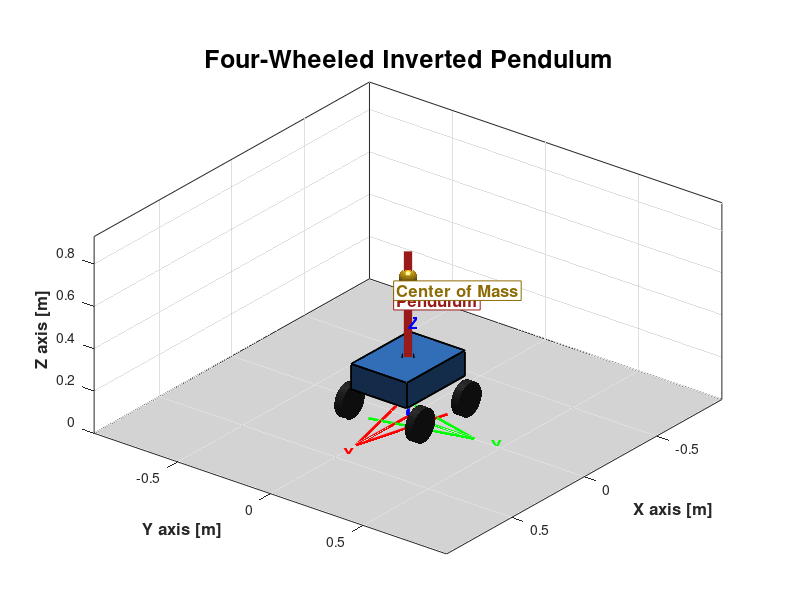

This figure's MATLAB source:
%% Four-Wheeled Inverted Pendulum - Physical Model Visualization
% Step 1 of robotics portfolio project: PHYSICAL MODEL + 3D VISUALIZATION ONLY.
% No dynamics, equations of motion, or control are implemented in this file.
%
% Revision: presentation/readability pass (figure sizing, label placement,
% camera angle, font sizing). Physical model and parameters are unchanged.

clear; close all; clc;

%% ------------------------------------------------------------------
%  PORTABLE PROJECT PATHS (works from any clone location, any machine)
%  ------------------------------------------------------------------
scriptDir  = fileparts(mfilename('fullpath'));
projectDir = fileparts(scriptDir);
figuresDir = fullfile(projectDir, 'results', 'figures');
if ~exist(figuresDir, 'dir'), mkdir(figuresDir); end

%% ------------------------------------------------------------------
%  PHYSICAL PARAMETERS (illustrative values, in meters / kilograms)
%  ------------------------------------------------------------------
% Chassis (cart) dimensions
cartLength   = 0.40;   % length of chassis along X axis [m]
cartWidth    = 0.30;   % width of chassis along Y axis [m]
cartHeight   = 0.12;   % height of chassis along Z axis [m]

% Wheel dimensions
wheelRadius  = 0.08;   % wheel radius [m]
wheelWidth   = 0.04;   % wheel thickness along Y axis [m]

% Wheel placement (distance between wheel centers)
wheelBaseX   = 0.32;   % distance between front and rear axles [m]
trackWidthY  = cartWidth + wheelWidth + 0.04; % distance between left/right wheel centers [m]

% Pendulum parameters
pendulumLength   = 0.50;   % length of pendulum rod [m]
pendulumMass     = 0.50;   % lumped mass represented by CoM marker [kg]
pendulumCoMFrac  = 0.75;   % fraction of pendulum length where CoM is located

% Derived heights
wheelCenterZ   = wheelRadius;                 % wheel axle height above ground
chassisBottomZ = 2 * wheelRadius;             % chassis sits on top of wheels
chassisTopZ    = chassisBottomZ + cartHeight; % top surface of chassis
pendulumBaseZ  = chassisTopZ;                 % pendulum pivot location
pendulumTopZ   = pendulumBaseZ + pendulumLength;
pendulumCoMZ   = pendulumBaseZ + pendulumCoMFrac * pendulumLength;

fprintf('Four-Wheeled Inverted Pendulum - Physical Parameters\n');
fprintf('-----------------------------------------------------\n');
fprintf('Cart Length x Width x Height : %.2f x %.2f x %.2f m\n', cartLength, cartWidth, cartHeight);
fprintf('Wheel Radius / Width         : %.2f / %.2f m\n', wheelRadius, wheelWidth);
fprintf('Wheelbase (X) / Track (Y)    : %.2f / %.2f m\n', wheelBaseX, trackWidthY);
fprintf('Pendulum Length              : %.2f m\n', pendulumLength);
fprintf('Pendulum Mass                : %.2f kg\n', pendulumMass);
fprintf('Pendulum CoM height above pivot : %.2f m\n', pendulumCoMFrac*pendulumLength);

%% ------------------------------------------------------------------
%  FIGURE SETUP
%  Larger canvas + reserved top margin so the title is never clipped.
%  ------------------------------------------------------------------
fig = figure('Color', 'w', 'Position', [80 60 1100 900]);
ax = axes(fig, 'Position', [0.09 0.08 0.84 0.78]); % leave headroom above for title
hold(ax, 'on');
grid(ax, 'on');
axis(ax, 'equal');
camlight('headlight');
lighting gouraud;

%% ------------------------------------------------------------------
%  GROUND PLANE
%  ------------------------------------------------------------------
groundSize = 1.3; % half-extent of the ground plane in meters
[gx, gy] = meshgrid(linspace(-groundSize, groundSize, 2), linspace(-groundSize, groundSize, 2));
gz = zeros(size(gx));
surf(ax, gx, gy, gz, 'FaceColor', [0.85 0.85 0.85], 'EdgeColor', 'none', 'FaceAlpha', 0.9);

%% ------------------------------------------------------------------
%  WHEELS (four cylinders, axis aligned with Y)
%  ------------------------------------------------------------------
wheelPositionsX = [ wheelBaseX/2,  wheelBaseX/2, -wheelBaseX/2, -wheelBaseX/2];
wheelPositionsY = [ trackWidthY/2, -trackWidthY/2, trackWidthY/2, -trackWidthY/2];
wheelNames = {'Front-Left Wheel','Front-Right Wheel','Rear-Left Wheel','Rear-Right Wheel'};

% Unit cylinder template (radius 1, height 1), axis along local Z
[cx, cy, cz] = cylinder(1, 30);

for i = 1:4
    % Scale to actual wheel radius and width
    wx = cx * wheelRadius;
    wy = cy * wheelRadius;
    wz = (cz - 0.5) * wheelWidth; % center the wheel width on its axis

    % Rotate cylinder so its axis points along Y instead of Z
    Xw = wx + wheelPositionsX(i);
    Yw = wz + wheelPositionsY(i);
    Zw = wy + wheelCenterZ;

    surf(ax, Xw, Yw, Zw, 'FaceColor', [0.15 0.15 0.15], 'EdgeColor', 'none');

    % Cap the two flat sides of each wheel
    thetaCap = linspace(0, 2*pi, 30);
    capX = wheelRadius * cos(thetaCap) + wheelPositionsX(i);
    capZ = wheelRadius * sin(thetaCap) + wheelCenterZ;
    patch(ax, capX, repmat(wheelPositionsY(i) - wheelWidth/2, size(capX)), capZ, [0.15 0.15 0.15], 'EdgeColor', 'none');
    patch(ax, capX, repmat(wheelPositionsY(i) + wheelWidth/2, size(capX)), capZ, [0.15 0.15 0.15], 'EdgeColor', 'none');
end

%% ------------------------------------------------------------------
%  CHASSIS (rectangular box using patch)
%  Slight transparency so all four wheels stay visible beneath it.
%  ------------------------------------------------------------------
cx0 = cartLength/2; cy0 = cartWidth/2;
chassisVertices = [
    -cx0 -cy0 chassisBottomZ;
     cx0 -cy0 chassisBottomZ;
     cx0  cy0 chassisBottomZ;
    -cx0  cy0 chassisBottomZ;
    -cx0 -cy0 chassisTopZ;
     cx0 -cy0 chassisTopZ;
     cx0  cy0 chassisTopZ;
    -cx0  cy0 chassisTopZ ];

chassisFaces = [
    1 2 3 4;
    5 6 7 8;
    1 2 6 5;
    2 3 7 6;
    3 4 8 7;
    4 1 5 8 ];

patch(ax, 'Vertices', chassisVertices, 'Faces', chassisFaces, ...
    'FaceColor', [0.2 0.45 0.75], 'FaceAlpha', 0.85, 'EdgeColor', 'k', 'LineWidth', 1.2);

%% ------------------------------------------------------------------
%  PENDULUM (rigid rod mounted at chassis center) + CENTER OF MASS
%  ------------------------------------------------------------------
pendulumBaseX = 0; pendulumBaseY = 0;

plot3(ax, [pendulumBaseX pendulumBaseX], [pendulumBaseY pendulumBaseY], ...
    [pendulumBaseZ pendulumTopZ], 'Color', [0.6 0.1 0.1], 'LineWidth', 6);

% Pivot marker at the base of the pendulum
plot3(ax, pendulumBaseX, pendulumBaseY, pendulumBaseZ, 'ko', ...
    'MarkerFaceColor', 'k', 'MarkerSize', 9);

% Center of mass marker (sphere)
[sx, sy, sz] = sphere(20);
comRadius = 0.04;
surf(ax, sx*comRadius + pendulumBaseX, sy*comRadius + pendulumBaseY, ...
    sz*comRadius + pendulumCoMZ, 'FaceColor', [0.9 0.7 0.1], 'EdgeColor', 'none');

%% ------------------------------------------------------------------
%  COORDINATE AXES (for reference)
%  ------------------------------------------------------------------
axisLen = 0.4;
quiver3(ax, 0,0,0, axisLen,0,0, 'r', 'LineWidth', 2.2, 'MaxHeadSize', 0.8);
quiver3(ax, 0,0,0, 0,axisLen,0, 'g', 'LineWidth', 2.2, 'MaxHeadSize', 0.8);
quiver3(ax, 0,0,0, 0,0,axisLen, 'b', 'LineWidth', 2.2, 'MaxHeadSize', 0.8);
text(ax, axisLen*1.12, 0, 0, 'X', 'FontWeight', 'bold', 'FontSize', 12, 'Color', 'r');
text(ax, 0, axisLen*1.12, 0, 'Y', 'FontWeight', 'bold', 'FontSize', 12, 'Color', 'g');
text(ax, 0, 0, axisLen*1.12, 'Z', 'FontWeight', 'bold', 'FontSize', 12, 'Color', 'b');

%% ------------------------------------------------------------------
%  LABELS AND ANNOTATIONS
%  Positioned with extra clearance and background boxes for contrast
%  so nothing overlaps the geometry or gets clipped.
%  ------------------------------------------------------------------
title(ax, 'Four-Wheeled Inverted Pendulum', 'FontSize', 18, 'FontWeight', 'bold');
xlabel(ax, 'X axis [m]', 'FontSize', 12, 'FontWeight', 'bold');
ylabel(ax, 'Y axis [m]', 'FontSize', 12, 'FontWeight', 'bold');
zlabel(ax, 'Z axis [m]', 'FontSize', 12, 'FontWeight', 'bold');
set(ax, 'FontSize', 10);

text(ax, pendulumBaseX+0.08, pendulumBaseY, (pendulumBaseZ+pendulumTopZ)/2 + 0.05, ...
    'Pendulum', 'FontSize', 12, 'FontWeight', 'bold', 'Color', [0.6 0.1 0.1], ...
    'BackgroundColor', 'w', 'Margin', 2, 'EdgeColor', [0.6 0.1 0.1]);
text(ax, pendulumBaseX+0.08, pendulumBaseY, pendulumCoMZ - 0.03, ...
    'Center of Mass', 'FontSize', 12, 'FontWeight', 'bold', 'Color', [0.55 0.42 0.02], ...
    'BackgroundColor', 'w', 'Margin', 2, 'EdgeColor', [0.55 0.42 0.02]);

% Wheel labels: pushed outward and dropped near ground level so they
% sit clear of the wheel geometry and the chassis, with no overlap.
labelOffsetXY = 1.45;   % outward push relative to wheel position
labelZ = wheelCenterZ - wheelRadius - 0.05; % just below wheel, above ground
for i = 1:4
    text(ax, wheelPositionsX(i)*labelOffsetXY, wheelPositionsY(i)*labelOffsetXY, labelZ, ...
        wheelNames{i}, 'FontSize', 9, 'FontWeight', 'bold', ...
        'HorizontalAlignment', 'center', 'BackgroundColor', 'w', 'Margin', 1);
end

%% ------------------------------------------------------------------
%  CAMERA / VIEW
%  Oblique angle chosen so the chassis and all four wheels are
%  simultaneously visible and clearly separated.
%  ------------------------------------------------------------------
view(ax, 128, 26);
camva(ax, 8);

%% ------------------------------------------------------------------
%  AXIS LIMITS - generous empty space around the robot
%  ------------------------------------------------------------------
xlim(ax, [-0.95 0.95]);
ylim(ax, [-0.95 0.95]);
zlim(ax, [0 pendulumTopZ + 0.15]);
set(ax, 'DataAspectRatio', [1 1 1]);
box(ax, 'on');

%% ------------------------------------------------------------------
%  SAVE FIGURE FOR README
%  ------------------------------------------------------------------
outFile = fullfile(figuresDir, '01_physical_model.png');
exportgraphics(fig, outFile, 'Resolution', 220);
fprintf('Figure saved to: %s\n', outFile);
